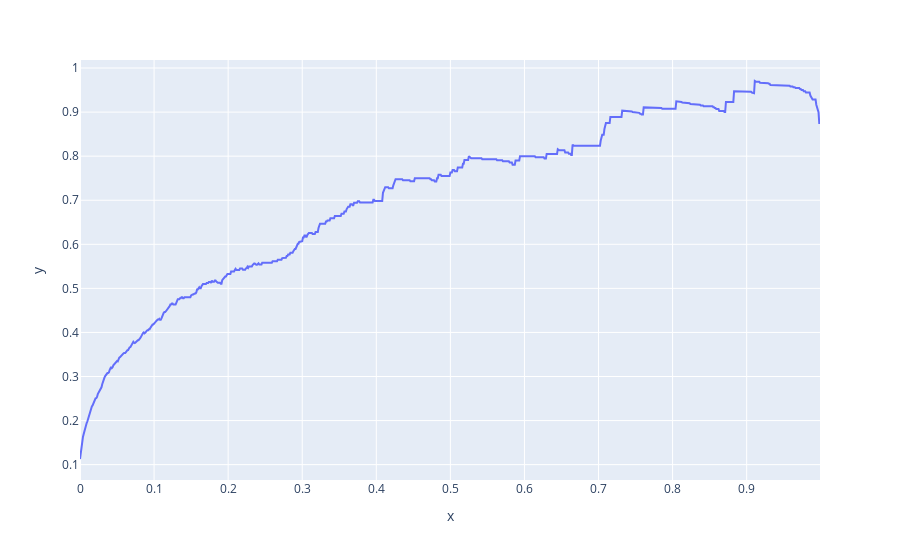

Here is the notebook cell this chart was saved with:
### Code cell
fig = px.line(x = np.arange(0,1,0.001), y = [rew(t) for t in np.arange(0,1,0.001)])
fig.show()

### Figure 1 — Plotly figure (JSON) as saved in the notebook; plotly's stock layout.template omitted (floating-point values rounded to 4 significant figures; data arrays with more than 128 entries replaced by an {"elided": "..."} marker saying what was removed)
{"data": [{"hovertemplate": "x=%{x}<br>y=%{y}<extra></extra>", "legendgroup": "", "line": {"color": "#636efa", "dash": "solid"}, "marker": {"symbol": "circle"}, "mode": "lines", "name": "", "orientation": "v", "showlegend": false, "type": "scatter", "x": {"elided": "1000 float values"}, "xaxis": "x", "y": {"elided": "1000 float values"}, "yaxis": "y"}], "layout": {"legend": {"tracegroupgap": 0}, "margin": {"t": 60}, "xaxis": {"anchor": "y", "domain": [0, 1], "title": {"text": "x"}}, "yaxis": {"anchor": "x", "domain": [0, 1], "title": {"text": "y"}}}}
